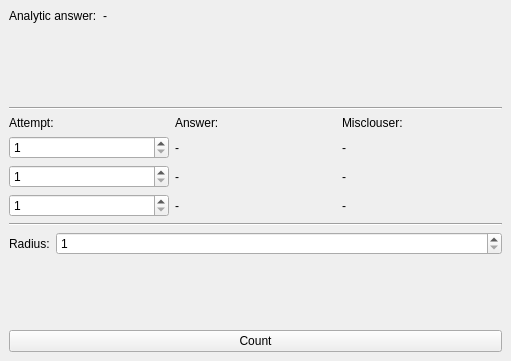
<?xml version="1.0" encoding="UTF-8"?>
<ui version="4.0">
 <class>MainWindow</class>
 <widget class="QMainWindow" name="MainWindow">
  <property name="geometry">
   <rect>
    <x>0</x>
    <y>0</y>
    <width>511</width>
    <height>361</height>
   </rect>
  </property>
  <property name="windowTitle">
   <string>MainWindow</string>
  </property>
  <widget class="QWidget" name="centralwidget">
   <layout class="QVBoxLayout" name="verticalLayout">
    <item>
     <layout class="QFormLayout" name="Header">
      <property name="sizeConstraint">
       <enum>QLayout::SetMinimumSize</enum>
      </property>
      <property name="labelAlignment">
       <set>Qt::AlignCenter</set>
      </property>
      <property name="formAlignment">
       <set>Qt::AlignHCenter|Qt::AlignTop</set>
      </property>
      <item row="0" column="0">
       <widget class="QLabel" name="AnalyticAnsNameLabel">
        <property name="text">
         <string>Analytic answer:</string>
        </property>
       </widget>
      </item>
      <item row="0" column="1">
       <widget class="QLabel" name="AnalyticAnsLabel">
        <property name="text">
         <string>-</string>
        </property>
       </widget>
      </item>
     </layout>
    </item>
    <item>
     <widget class="Line" name="line_2">
      <property name="orientation">
       <enum>Qt::Horizontal</enum>
      </property>
     </widget>
    </item>
    <item>
     <layout class="QGridLayout" name="Table">
      <item row="0" column="0">
       <widget class="QLabel" name="AttemptNameLabel">
        <property name="text">
         <string>Attempt:</string>
        </property>
       </widget>
      </item>
      <item row="0" column="1">
       <widget class="QLabel" name="AnsNameLable">
        <property name="text">
         <string>Answer:</string>
        </property>
       </widget>
      </item>
      <item row="1" column="0">
       <widget class="QSpinBox" name="Attempt1SpinBox">
        <property name="minimum">
         <number>1</number>
        </property>
        <property name="maximum">
         <number>10000000</number>
        </property>
       </widget>
      </item>
      <item row="2" column="0">
       <widget class="QSpinBox" name="Attempt2SpinBox">
        <property name="minimum">
         <number>1</number>
        </property>
        <property name="maximum">
         <number>10000000</number>
        </property>
       </widget>
      </item>
      <item row="0" column="2">
       <widget class="QLabel" name="MiscNameLable">
        <property name="text">
         <string>Misclouser:</string>
        </property>
       </widget>
      </item>
      <item row="3" column="0">
       <widget class="QSpinBox" name="Attempt3SpinBox">
        <property name="minimum">
         <number>1</number>
        </property>
        <property name="maximum">
         <number>10000000</number>
        </property>
       </widget>
      </item>
      <item row="1" column="1">
       <widget class="QLabel" name="Ans1Lable">
        <property name="text">
         <string>-</string>
        </property>
       </widget>
      </item>
      <item row="2" column="1">
       <widget class="QLabel" name="Ans2Lable">
        <property name="text">
         <string>-</string>
        </property>
       </widget>
      </item>
      <item row="3" column="1">
       <widget class="QLabel" name="Ans3Lable">
        <property name="text">
         <string>-</string>
        </property>
       </widget>
      </item>
      <item row="1" column="2">
       <widget class="QLabel" name="Misc1Lable">
        <property name="text">
         <string>-</string>
        </property>
       </widget>
      </item>
      <item row="2" column="2">
       <widget class="QLabel" name="Misc2Lable">
        <property name="text">
         <string>-</string>
        </property>
       </widget>
      </item>
      <item row="3" column="2">
       <widget class="QLabel" name="Misc3Lable">
        <property name="text">
         <string>-</string>
        </property>
       </widget>
      </item>
     </layout>
    </item>
    <item>
     <widget class="Line" name="line">
      <property name="orientation">
       <enum>Qt::Horizontal</enum>
      </property>
     </widget>
    </item>
    <item>
     <layout class="QFormLayout" name="Params">
      <item row="0" column="0">
       <widget class="QLabel" name="RadiusNameLabel">
        <property name="text">
         <string>Radius:</string>
        </property>
       </widget>
      </item>
      <item row="0" column="1">
       <widget class="QSpinBox" name="RadiusSpinBox">
        <property name="minimum">
         <number>1</number>
        </property>
        <property name="maximum">
         <number>100</number>
        </property>
       </widget>
      </item>
     </layout>
    </item>
    <item>
     <widget class="QPushButton" name="CountButton">
      <property name="text">
       <string>Count</string>
      </property>
     </widget>
    </item>
   </layout>
  </widget>
 </widget>
 <resources/>
 <connections/>
</ui>
